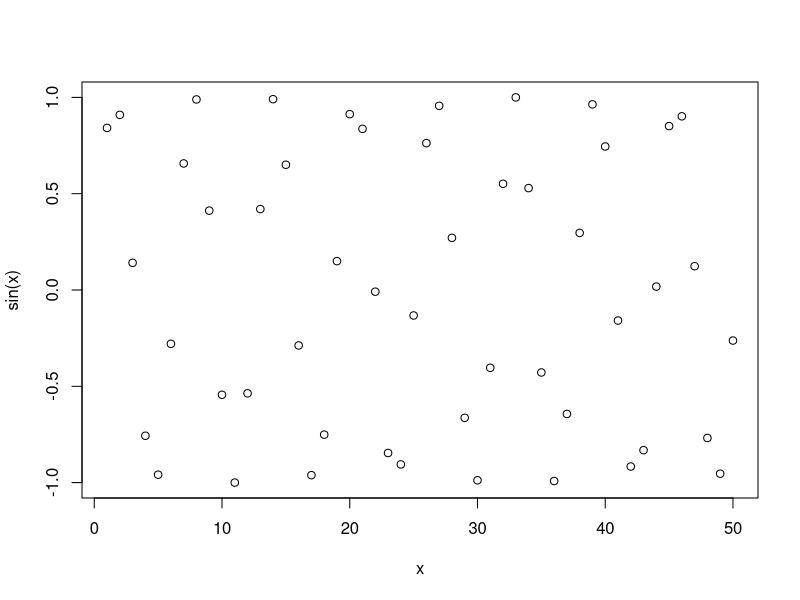
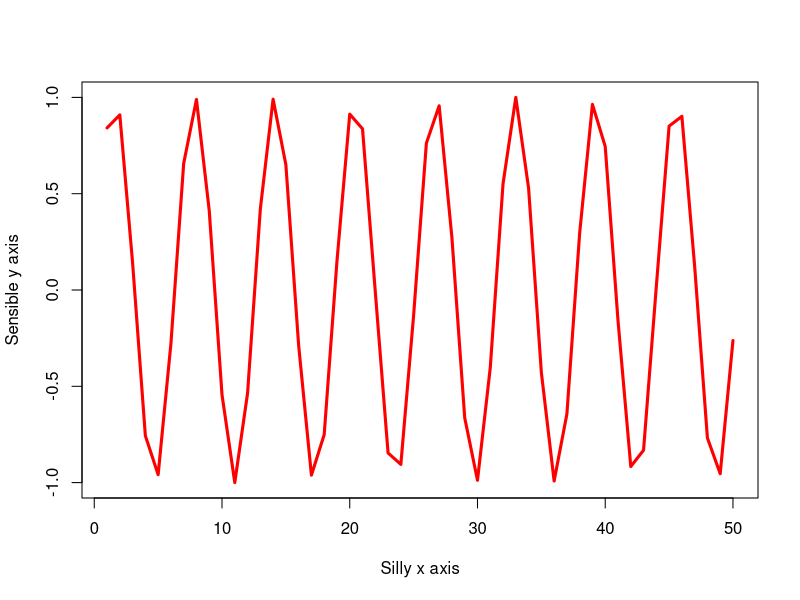

Reproduce these figures in R, in order.
## ---- chunk 1
x<-1:50
plot(x,sin(x))
plot(x,sin(x), type="l",col="red", lwd=3, xlab="Silly x axis", ylab="Sensible y axis")
